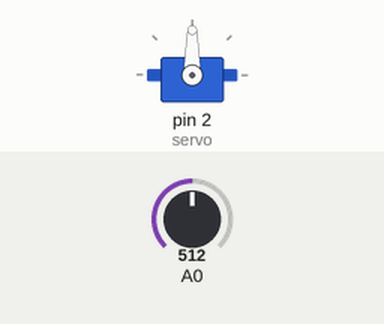
A sketch run on a simulated Arduino Uno, built with avr-gcc and run on an emulated ATmega328P. On the bench: servo. The inputs (shaded band) are chosen by the test bench; at power-on: A0 = 512.

Above: at 1.2 s.
1.3 s: A0 set to 716
At 2.3 s:
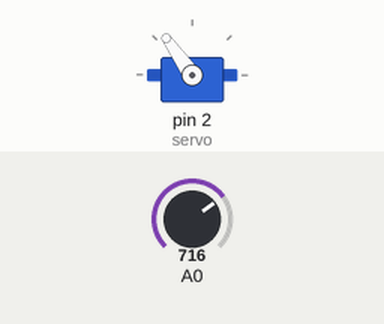
2.8 s: A0 set to 900
At 3.4 s:
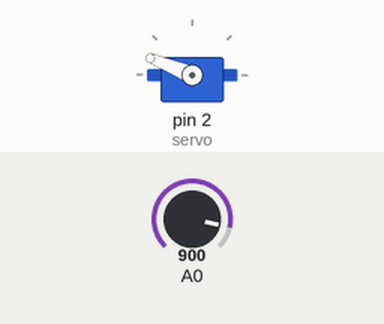
4.3 s: A0 set to 1023
At 4.6 s:
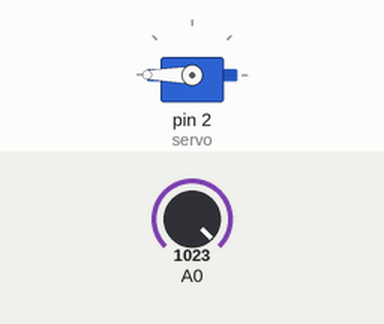
5.8 s: A0 set to 306
At 6.9 s:
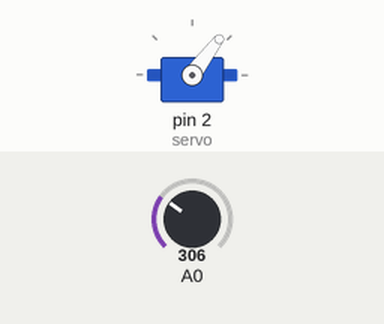
7.3 s: A0 set to 122
At 8.1 s:
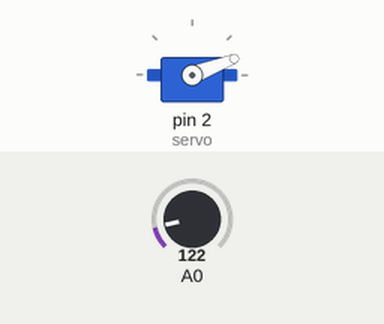
Timing chart, 0 to 9.8 s (numbered marks = the images above; inputs shaded):
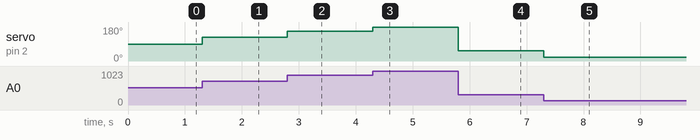

The sketch:

servoWithPotentiometer.ino
```cpp
// (licence header left out)
#include <Servo.h>

Servo servo;

int potentiometerValue = 0;
int servoAngle = 0;
void setup() {
  servo.attach(2);

}

void loop() {
  potentiometerValue = analogRead(0);
  servoAngle = map(potentiometerValue, 0, 1023, 0, 180);
  servo.write(servoAngle);
}
```

Measured:
- after the input at 1.3 s, servo on pin 2 (servo): 90° → 125° at once
- after the input at 2.8 s, servo on pin 2 (servo): 125° → 158° at once
- after the input at 4.3 s, servo on pin 2 (servo): 158° → 180° at once
- after the input at 5.8 s, servo on pin 2 (servo): 180° → 53° at once
- after the input at 7.3 s, servo on pin 2 (servo): 53° → 21° at once
